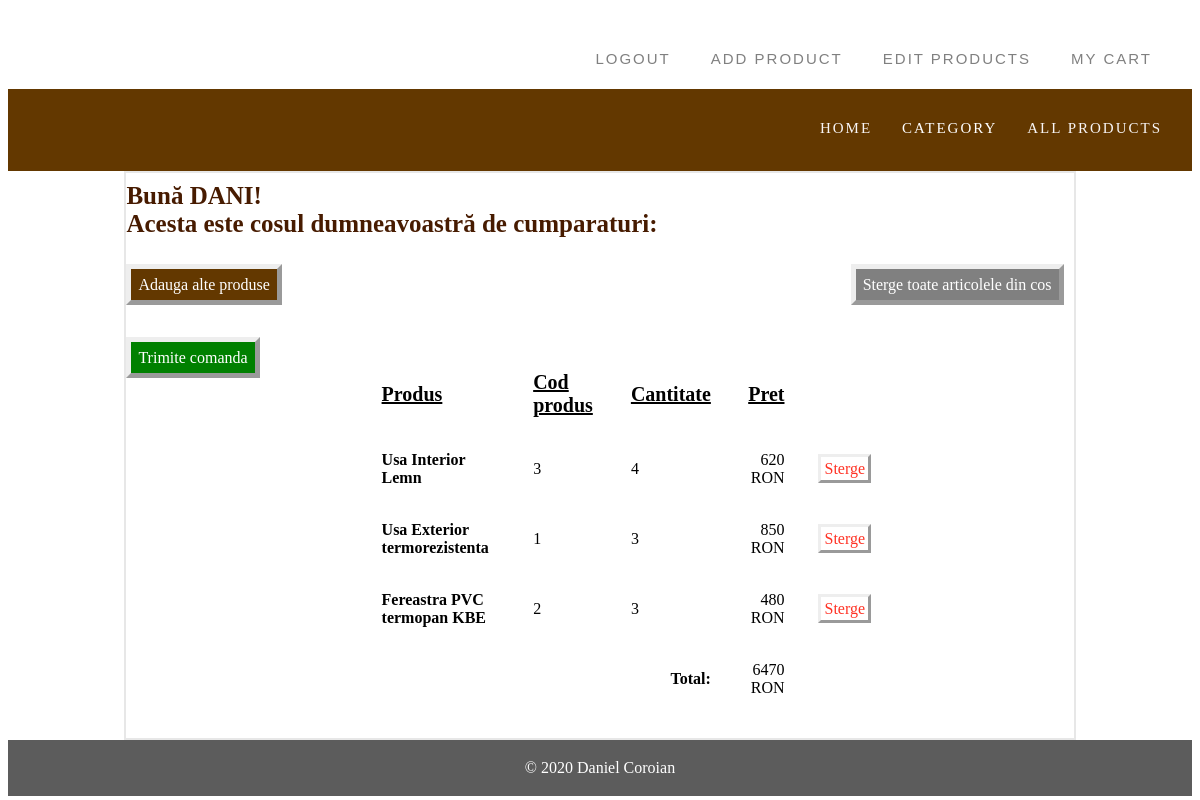
Screenshot of /cart.php (signed in) with the database file from the repository.
### tables this page shows
CREATE TABLE IF NOT EXISTS `cart` (
  `id` int(11) NOT NULL AUTO_INCREMENT,
  `product_id` int(11) NOT NULL,
  `quantity` int(11) NOT NULL,
  `user_id` int(11) NOT NULL,
  PRIMARY KEY (`id`)
);

CREATE TABLE IF NOT EXISTS `products` (
  `id` int(8) NOT NULL AUTO_INCREMENT,
  `name` varchar(40) NOT NULL,
  `image` text NOT NULL,
  `price` double(8,2) NOT NULL,
  `category` varchar(30) DEFAULT NULL,
  `description` varchar(1000) DEFAULT NULL,
  `dimensions` varchar(50) DEFAULT NULL,
  PRIMARY KEY (`id`)
);

### functions.php (called while the page is built, shortened)
<?php
	require_once "conection.php";
	class functionsCart extends conection{
		function getMemberCartItem($member_id){
			$query = "SELECT products.*, cart.id as cart_id, cart.quantity FROM products, cart WHERE
					products.id = cart.product_id AND cart.user_id = ?";
			$params=array(
						array(
							"param_type" => "i",
							"param_value" => $member_id
						)
					);
			$cartResult = $this->getResults($query, $params);
			return $cartResult;
		}
	}
?>

### cart.php (the view, shortened to what this page needs)
<?php
	require_once "functions.php";
	$user_id=$_SESSION['id'];
	$functionsCart = new functionsCart();
?>
<html>
	<head>
		<link href="style.css" type="text/css" rel="stylesheet" />
	</head>
	<body>
		<?=navbar() ?>
		<div class="container">
				<div class="welcome_cart">
					<div class="">Bună <?php echo strtoupper($_SESSION['name'])?>!<br>Acesta este cosul dumneavoastră de cumparaturi:</div>
				</div>
				<div class="clear_cart">
					<a href="cos.php?action=empty">
						Sterge toate articolele din cos
					</a>
				</div>
				<div class="add_prod">
					<a href="products.php">
						Adauga alte produse
					</a>
				</div><br><br><br>
				<?php
					$cartItem = $functionsCart->getMemberCartItem($user_id);
					if (! empty($cartItem)) {
						$item_total = 0;
				?>
				<div class="mycart">
					<table cellpadding="12" cellspacing="10">
						<tr id="cap_tabel">
							<th style="text-align: left;"><strong>Produs</strong></th>
							<th style="text-align: left;"><strong>Cod produs</strong></th>
							<th style="text-align: right;"><strong>Cantitate</strong></th>
							<th style="text-align: right;"><strong>Pret</strong></th>
						</tr>
						<?php
							foreach ($cartItem as $item) {
						?>
						<tr>
							<td style="cursor:pointer">
								<a href='item.php?id=<?php echo $item['id']?>'>
									<strong><?php echo $item["name"]; ?></strong>
								</a>
							</td>
							<td>
								<?php echo $item["id"]; ?>
							</td>
							<td>
								<?php echo $item["quantity"]; ?>
							</td>
							<td align=right>
								<?php echo $item["price"]." RON"; ?>
							</td>
							<td>
								<a id="sterg_produs" href="cart.php?action=remove&id=<?php echo $item['cart_id']; ?>" class="btnRemoveAction">
									Sterge
								</a>
							</td>
						</tr>
						<?php
							$item_total += ($item["price"] * $item["quantity"]);
							}
						?>
						<tr>
							<td colspan="3" align=right><strong>Total:</strong></td>
							<td align=right><?php echo $item_total." RON"; ?></td>
							<td></td>
						</tr>
						<div class="add_prod">
							<a href="delivery.php" style="background:green;">
								Trimite comanda
							</a>
						</div>
					</table>
				<?php
					}
				?>
				</div>
		</div>
		<?=footer() ?>
	</body>
</html>

### style.css (style rules this page uses)
.container { background-color: white; margin: 0 auto; padding:0 auto; width: 80%; scroll-behavior: auto; border: 2px solid rgb(231, 231, 231); overflow: auto; min-height:70%; }
a { text-decoration: none; color:black; }
.welcome_cart { font-size: 25px; color: #471b00; font-weight: bold; padding-top: 1%; padding-bottom: 4%; }
.mycart table { margin: 2% 18%; }
.mycart table #cap_tabel { color:black; font-size:20px; text-decoration:underline; }
.mycart table #sterg_produs { border-style: outset; border-width: 3px; margin-right:10px; padding:3px; color:#ff3224; }
.clear_cart { float:right; }
.clear_cart a { width:30%; text-align:center; color:white; background-color:grey; padding:7px; border-style: outset; border-width: 5px; margin-right:10px; }
.add_prod { float:left; }
.add_prod a { width:30%; text-align:center; color:white; background-color:#633800; padding:7px; border-style: outset; border-width: 5px; margin-right:100px; }

### rows the page displays
cart: product.name "Usa Interior Lemn", product "3", quantity "4", product.price "620"
cart: product.name "Usa Exterior termorezistenta", product "1", quantity "3", product.price "850"
cart: product.name "Fereastra PVC termopan KBE", product "2", quantity "3", product.price "480"

### other values shown
$_SESSION['name'] "DANI"
$item_total "6470"
